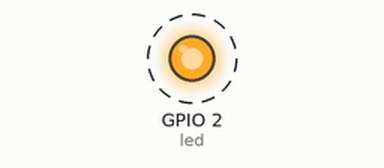
A program run on a simulated ESP32 board running MicroPython. On the bench: output pins drawn as LEDs (lit = HIGH). Dashed ring = blinking.

Above: at 0.2 s.
Timing chart, 0 to 3.0 s (numbered marks = the images above):
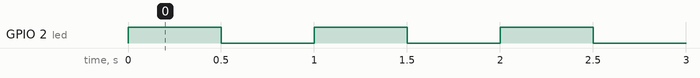

The program:

Blink.py
```python
# Setup - run once
from machine import Pin # Get the Pin function from the machine module.
from time import sleep # Get the sleep library from the time module.

# This is the built-in green LED on the ESP32 DEVKIT V1.
BUILT_IN_LED_PIN = const(2)

# The line below indicates we are configuring this as an output (not input)
led = Pin(BUILT_IN_LED_PIN, Pin.OUT)

# Main loop: Repeat the forever...
while True:
    led.value(1) # turn on the LED
    sleep(0.5) # leave it on for 1/2 second
    led.value(0)  # Turn off the LED
    sleep(0.5) # leave it off for 1/2 second
```

Measured:
- by itself, GPIO 2 (led): alternates HIGH for 0.50 s and LOW for 0.50 s
